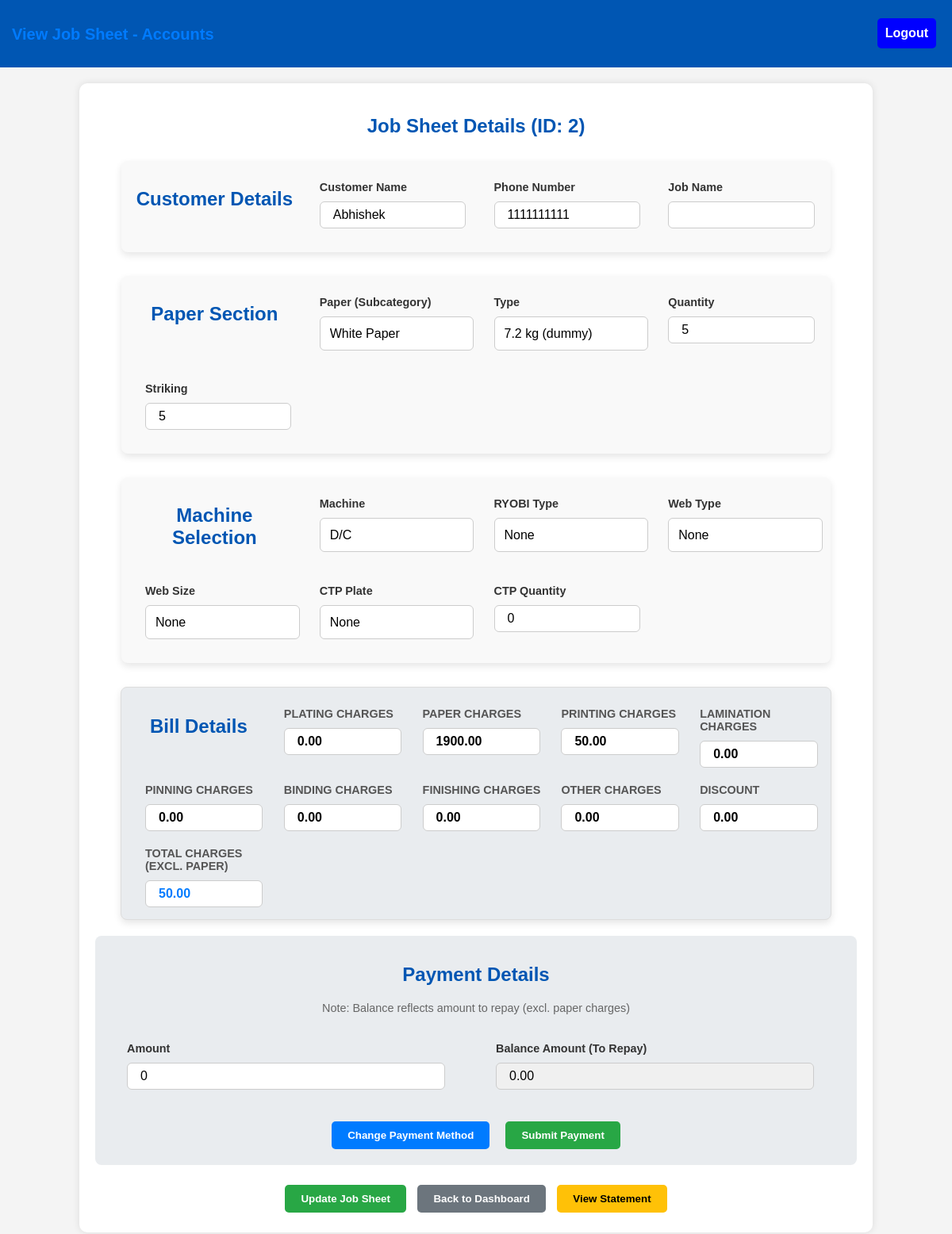
/dashboards/accounts_view_order.php?id=2, run on the app's committed database.
### tables this page shows
CREATE TABLE `job_sheets` (
  `id` int NOT NULL,
  `customer_name` varchar(255) NOT NULL,
  `phone_number` varchar(15) NOT NULL,
  `job_name` varchar(255) NOT NULL,
  `paper_subcategory` int DEFAULT NULL,
  `type` varchar(255) DEFAULT NULL,
  `quantity` int DEFAULT NULL,
  `striking` varchar(50) DEFAULT NULL,
  `machine` varchar(50) DEFAULT NULL,
  `ryobi_type` varchar(50) DEFAULT NULL,
  `web_type` varchar(50) DEFAULT NULL,
  `web_size` int DEFAULT NULL,
  `ctp_plate` varchar(50) DEFAULT NULL,
  `ctp_quantity` int DEFAULT NULL,
  `plating_charges` decimal(10,2) DEFAULT NULL,
  `paper_charges` decimal(10,2) DEFAULT NULL,
  `printing_charges` decimal(10,2) DEFAULT NULL,
  `lamination_charges` decimal(10,2) DEFAULT NULL,
  `pinning_charges` decimal(10,2) DEFAULT NULL,
  `binding_charges` decimal(10,2) DEFAULT NULL,
  `finishing_charges` decimal(10,2) DEFAULT NULL,
  `other_charges` decimal(10,2) DEFAULT NULL,
  `discount` decimal(10,2) DEFAULT NULL,
  `total_charges` decimal(10,2) DEFAULT NULL,
  `status` enum('Draft','Approved','Finalized') NOT NULL DEFAULT 'Draft',
  `ctp` tinyint(1) DEFAULT '0',
  `multicolour` tinyint(1) DEFAULT '0',
  `description` text,
  `file_path` varchar(500) DEFAULT NULL,
  `completed` tinyint(1) DEFAULT '0',
  `payment_status` enum('incomplete','partially_paid','completed','partially_paid_credit') NOT NULL DEFAULT 'incomplete',
  `cash_amount` decimal(10,2) DEFAULT '0.00',
  `credit_amount` decimal(10,2) DEFAULT '0.00',
  `partial_amount` decimal(10,2) DEFAULT '0.00',
  `completed_ctp` tinyint(1) DEFAULT '0',
  `completed_multicolour` tinyint(1) DEFAULT '0',
  `completed_delivery` tinyint(1) DEFAULT '0',
  `digital` tinyint(1) DEFAULT '0',
  `completed_digital` tinyint(1) DEFAULT '0',
  `created_at` timestamp NULL DEFAULT CURRENT_TIMESTAMP
);

CREATE TABLE `inventory_subcategories` (
  `id` int NOT NULL,
  `subcategory_name` varchar(255) NOT NULL,
  `category_id` int DEFAULT NULL
);

### dashboards/accounts_view_order.php (the view, shortened to what this page needs)
<?php
include '../database/db_connect.php';
$job_id = $_GET['id'];
$sql = "SELECT * FROM job_sheets WHERE id = ? AND completed_delivery = 1";
$stmt = $conn->prepare($sql);
$stmt->bind_param("i", $job_id);
$stmt->execute();
$result = $stmt->get_result();
$job = $result->fetch_assoc();
function calculate_totals($conn, $job_id, $total_charges) {
    $total_cash_paid = 0;
    $total_credit_logged = 0;
    $sql = "SELECT cash, credit FROM payment_records WHERE job_sheet_id = ?";
    $stmt = $conn->prepare($sql);
    $stmt->bind_param("i", $job_id);
    $stmt->execute();
    $result = $stmt->get_result();
    while ($row = $result->fetch_assoc()) {
        $total_cash_paid += $row['cash'];
        $total_credit_logged += $row['credit'];
    }
    $current_balance = $total_charges - $total_cash_paid;
    return [$total_cash_paid, $total_credit_logged, $current_balance];
}
$total_charges = $job['plating_charges'] + $job['paper_charges'] + $job['lamination_charges'] +
                $job['pinning_charges'] + $job['binding_charges'] + $job['finishing_charges'] +
                $job['other_charges'] - $job['discount'];
list($total_cash_paid, $total_credit_logged, $current_balance) = calculate_totals($conn, $job_id, $total_charges);
$subcategories = [];
$sql = "SELECT id, subcategory_name FROM inventory_subcategories WHERE category_id = (SELECT id FROM inventory_categories WHERE category_name = 'Paper')";
$result = $conn->query($sql);
while ($row = $result->fetch_assoc()) {
    $subcategories[] = $row;
}
$sql = "SELECT COUNT(*) as completed FROM payment_records WHERE job_sheet_id = ? AND payment_status = 'completed'";
$stmt = $conn->prepare($sql);
$stmt->bind_param("i", $job_id);
$stmt->execute();
$result = $stmt->get_result();
$is_completed = $result->fetch_assoc()['completed'] > 0;
?>
<!DOCTYPE html>
<html lang="en">
<head>
    <link rel="stylesheet" href="../css/style.css">
</head>
<body>
    <div class="navbar">
        <h2 class="brand">View Job Sheet - Accounts</h2>
        <div class="nav-buttons">
            <button onclick="location.href='../auth/logout.php'">Logout</button>
        </div>
    </div>
    <div class="container">
        <h2>Job Sheet Details (ID: <?= $job['id'] ?>)</h2>
        <form method="POST">
            <div class="customer-container">
                <h2>Customer Details</h2>
                <div class="form-group">
                    <label>Customer Name</label>
                    <input type="text" name="customer_name" value="<?= htmlspecialchars($job['customer_name']) ?>" required>
                </div>
                <div class="form-group">
                    <label>Phone Number</label>
                    <input type="text" name="phone_number" value="<?= htmlspecialchars($job['phone_number']) ?>" required>
                </div>
                <div class="form-group">
                    <label>Job Name</label>
                    <input type="text" name="job_name" value="<?= htmlspecialchars($job['job_name']) ?>" required>
                </div>
            </div>
            <div class="customer-container">
                <h2>Paper Section</h2>
                <div class="form-group">
                    <label>Paper (Subcategory)</label>
                    <select name="paper_subcategory" id="paper_subcategory" onchange="updateTypeDropdown()" required>
                        <?php foreach ($subcategories as $subcategory): ?>
                            <option value="<?= $subcategory['id'] ?>" <?= $subcategory['id'] == $job['paper_subcategory'] ? 'selected' : '' ?>>
                                <?= htmlspecialchars($subcategory['subcategory_name']) ?>
                            </option>
                        <?php endforeach; ?>
                    </select>
                </div>
                <div class="form-group">
                    <label>Type</label>
                    <select name="type" id="type" required>
                        <option value="">Select Type</option>
                    </select>
                </div>
                <div class="form-group">
                    <label>Quantity</label>
                    <input type="number" name="quantity" value="<?= $job['quantity'] ?>" min="1" required>
                </div>
                <div class="form-group">
                    <label>Striking</label>
                    <input type="text" name="striking" value="<?= htmlspecialchars($job['striking']) ?>" required>
                </div>
            </div>
            <div class="customer-container">
                <h2>Machine Selection</h2>
                <div class="form-group">
                    <label>Machine</label>
                    <select name="machine" required>
                        <option value="DC" <?= $job['machine'] == 'DC' ? 'selected' : '' ?>>D/C</option>
                    </select>
                </div>
                <div class="form-group">
                    <label>RYOBI Type</label>
                    <select name="ryobi_type">
                        <option value="">None</option>
                    </select>
                </div>
                <div class="form-group">
                    <label>Web Type</label>
                    <select name="web_type">
                        <option value="">None</option>
                    </select>
                </div>
                <div class="form-group">
                    <label>Web Size</label>
                    <select name="web_size">
                        <option value="">None</option>
                    </select>
                </div>
                <div class="form-group">
                    <label>CTP Plate</label>
                    <select name="ctp_plate">
                        <option value="">None</option>
                    </select>
                </div>
                <div class="form-group">
                    <label>CTP Quantity</label>
                    <input type="number" name="ctp_quantity" value="<?= $job['ctp_quantity'] ?>" min="0">
                </div>
            </div>
            <div class="customer-container bill-details-grid">
                <h2>Bill Details</h2>
                <div class="form-group">
                    <label>Plating Charges</label>
                    <input type="number" name="plating_charges" value="<?= $job['plating_charges'] ?>" step="0.01">
                </div>
                <div class="form-group">
                    <label>Paper Charges</label>
                    <input type="number" name="printing_charges" value="<?= $job['printing_charges'] ?>" step="0.01">
                </div>
                <div class="form-group">
                    <label>Printing Charges</label>
                    <input type="number" name="paper_charges" value="<?= $job['paper_charges'] ?>" step="0.01">
                </div>
                <div class="form-group">
                    <label>Lamination Charges</label>
                    <input type="number" name="lamination_charges" value="<?= $job['lamination_charges'] ?>" step="0.01">
                </div>
                <div class="form-group">
                    <label>Pinning Charges</label>
                    <input type="number" name="pinning_charges" value="<?= $job['pinning_charges'] ?>" step="0.01">
                </div>
                <div class="form-group">
                    <label>Binding Charges</label>
                    <input type="number" name="binding_charges" value="<?= $job['binding_charges'] ?>" step="0.01">
                </div>
                <div class="form-group">
                    <label>Finishing Charges</label>
                    <input type="number" name="finishing_charges" value="<?= $job['finishing_charges'] ?>" step="0.01">
                </div>
                <div class="form-group">
                    <label>Other Charges</label>
                    <input type="number" name="other_charges" value="<?= $job['other_charges'] ?>" step="0.01">
                </div>
                <div class="form-group">
                    <label>Discount</label>
                    <input type="number" name="discount" value="<?= $job['discount'] ?>" step="0.01">
                </div>
                <div class="form-group">
                    <label>Total Charges (Excl. Paper)</label>
                    <input type="number" name="total_charges" value="<?= $total_charges ?>" step="0.01" readonly class="total-charges">
                </div>
            </div>
            <div id="payment-section">
                <h2>Payment Details</h2>
                <p style="font-size: 0.9em; color: #666; text-align: center;">Note: Balance reflects amount to repay (excl. paper charges)</p>
                <div class="payment-details-grid">
                    <div class="form-group" id="cash-group">
                        <label>Amount</label>
                        <input type="number" name="cash_amount" value="0" step="0.01" min="0" max="<?= $current_balance ?>">
                    </div>
                    <div class="form-group">
                        <label>Balance Amount (To Repay)</label>
                        <input type="number" name="balance_amount" value="<?= $current_balance ?>" step="0.01" readonly>
                    </div>
                </div>
                <div class="payment-buttons">
                    <button type="button" id="changeMethodBtn" class="change-method-btn">Change Payment Method</button>
                    <button type="submit" name="submit_payment" class="submit-btn" <?= $is_completed ? 'disabled' : '' ?>>Submit Payment</button>
                </div>
            </div>
            <div style="text-align: center; margin-top: 20px;">
                <button type="submit" name="update_job" class="submit-btn" <?= $is_completed ? 'disabled' : '' ?>>Update Job Sheet</button>
                <button type="button" class="back-btn" onclick="location.href='accounts_dashboard.php'">Back to Dashboard</button>
                <button type="button" class="statement-btn" onclick="location.href='payment_statement.php?job_id=<?= $job_id ?>'">View Statement</button>
            </div>
        </form>
    </div>
</body>

### css/style.css (style rules this page uses)
body { font-family: Arial, sans-serif; margin: 0; padding: 0; background-color: #f4f4f4; text-align: center; }
.navbar { background-color: #0056b3; padding: 15px; display: flex; justify-content: space-between; align-items: center; color: white; }
.navbar .brand { font-size: 20px; font-weight: bold; }
.nav-buttons button { background-color: blue; color: white; padding: 10px; margin: 5px; border: none; cursor: pointer; font-size: 16px; border-radius: 5px; }
.container { background: white; width: 50%; margin: 30px auto; padding: 20px; border-radius: 12px; box-shadow: 0 4px 10px rgba(0, 0, 0, 0.1); text-align: left; }
.customer-container { background: white; width: 90%; margin: 30px auto; padding: 20px; border-radius: 12px; box-shadow: 0 4px 10px rgba(0, 0, 0, 0.1); text-align: left; }
.container h2 { text-align: center; color: #0056b3; margin-bottom: 20px; }
.form-group { display: flex; flex-direction: column; margin-bottom: 15px; }
.form-group label { font-weight: bold; margin-bottom: 5px; color: #333; margin-left:15px; }
.form-group input,input[type="number"],.invoice-details { width: 100%; max-width:90%; height:25px; padding: 16px; font-size: 16px; border: 1px solid #ccc; border-radius: 6px; margin-left:15px; }
.form-group select { width: 100%; max-width: 95%; margin-left: 15px; padding: 12px; font-size: 16px; border: 1px solid #ccc; border-radius: 6px; background-color: white; appearance: none; }
select { width: 100%; max-width: 94%; margin-left: 15px; padding: 12px; font-size: 16px; border: 1px solid #ccc; border-radius: 6px; background-color: white; appearance: none; }
.form-group { margin-top: 10px; }
select, input { margin-top: 5px; }
.container { margin-bottom: 20px; }
.customer-container { display: block; background-color:lightblue; }

### dashboards/accounts_view_order.php (style rules this page uses)
.container { width: 80%; margin: 20px auto; padding: 20px; background-color: white; border-radius: 10px; box-shadow: 0px 0px 10px rgba(0, 0, 0, 0.1); }
.customer-container { display: grid; grid-template-columns: repeat(auto-fit, minmax(200px, 1fr)); gap: 15px; margin-bottom: 20px; padding: 15px; background-color: #f9f9f9; border-radius: 8px; }
.form-group { display: flex; flex-direction: column; }
label { margin-bottom: 5px; font-weight: bold; color: #333; font-size: 0.9em; }
input, select { width: 100%; padding: 8px; border: 1px solid #ddd; border-radius: 5px; box-sizing: border-box; font-size: 14px; }
input[readonly] { background-color: #f0f0f0; cursor: not-allowed; }
button { padding: 10px 20px; border: none; border-radius: 5px; cursor: pointer; font-weight: bold; margin: 5px; transition: background-color 0.3s; }
.back-btn { background-color: #6c757d; color: white; }
.submit-btn { background-color: #28a745; color: white; }
.change-method-btn { background-color: #007bff; color: white; }
.statement-btn { background-color: #ffc107; color: black; }
#payment-section { margin-top: 20px; padding: 15px; background-color: #e9ecef; border-radius: 8px; }
h2 { color: #007bff; margin-bottom: 15px; font-size: 1.5em; text-align: center; }
.bill-details-grid { display: grid; grid-template-columns: repeat(5, 1fr); gap: 10px; padding: 15px; background-color: #e9ecef; border-radius: 8px; border: 1px solid #ddd; }
.bill-details-grid .form-group { margin-bottom: 0; }
.bill-details-grid label { font-size: 0.9em; color: #555; text-transform: uppercase; }
.bill-details-grid input { font-weight: bold; background-color: white; border: 1px solid #ccc; }
.total-charges { background-color: #e7f3ff; border: 2px solid #007bff; padding: 5px; font-weight: bold; color: #007bff; }
.payment-details-grid { display: flex; justify-content: center; align-items: center; gap: 20px; padding: 10px; flex-wrap: wrap; }
.payment-details-grid .form-group { flex: 1; min-width: 200px; }
.payment-buttons { display: flex; gap: 10px; justify-content: center; margin-top: 10px; }

### data on the page
job_sheets: id "2", customer_name "Abhishek", phone_number "1111111111", paper_subcategory "White Paper", quantity "5", striking "5", machine "D/C", ctp_quantity "0", plating_charges "0.00", printing_charges "1900.00", paper_charges "50.00", lamination_charges "0.00", pinning_charges "0.00", binding_charges "0.00", finishing_charges "0.00", other_charges "0.00", discount "0.00"
